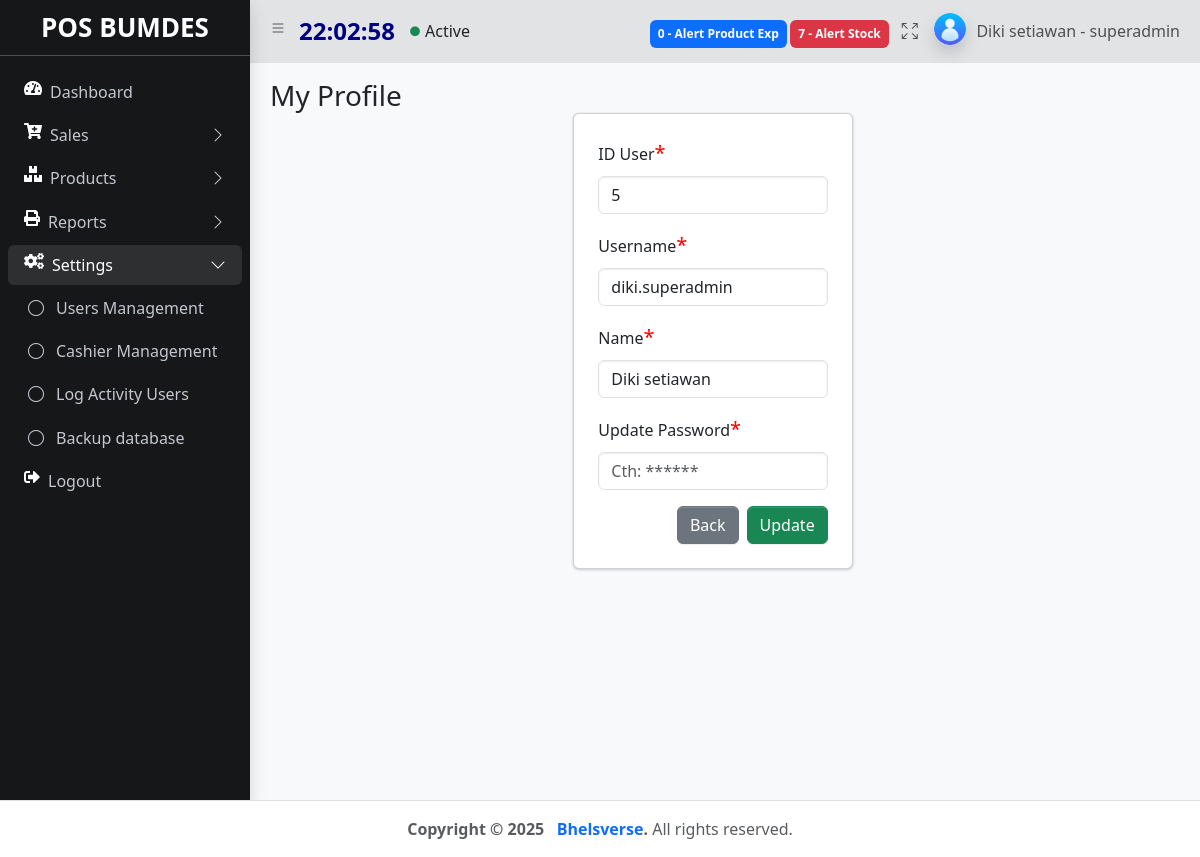
The page /index.php?&module=users&action=changePassword&id_user=5 (signed in) on the database its author committed.
### tables this page shows
CREATE TABLE `users` (
  `id_user` int(11) NOT NULL,
  `username` varchar(50) NOT NULL,
  `password` varchar(277) NOT NULL,
  `nama` varchar(50) NOT NULL,
  `role` varchar(10) NOT NULL,
  `create_at` timestamp NOT NULL DEFAULT current_timestamp(),
  `update_at` timestamp NOT NULL DEFAULT current_timestamp()
);

### module/users/changepassword.php (the view, shortened to what this page needs)
<?php
    $id_user =isset($_GET['id_user']) ? $_GET['id_user'] : false;
    $id="";
    $username ="";
    $nama ="";
    if($id_user){
        $sql = "SELECT id_user, username, nama FROM users WHERE id_user='$id_user'";
        $query = mysqli_query($koneksi, $sql);
        $item = mysqli_fetch_array($query);
        $id = $item['id_user'];
        $username = $item['username'];
        $nama = $item['nama'];
    }
?>
   <main class="app-main">
        <div class="app-content-header">
          <div class="container-fluid">
            <div class="row">
              <div class="col-sm-6"><h3 class="mb-0">My Profile </h3></div>
            </div>
          <div class="row ">
            <div class="row justify-content-center">
              <div class="col-4">
                <div class="card p-4 align-item-center">
                <form action="<?php echo BASE_URL . "module/users/action.php"; ?>" method="POST" enctype="multipart/form-data">
                    <div class="mb-3" >
                      <label for="id_user" class="form-label">ID User<span style="color: red; font-size:20px">*</span></label>
                      <input type="text" class="form-control" id="id_user" name="id_user" aria-describedby="id_user" placeholder="Cth: John do" value='<?= $id ?>' readonly autofocus>
                    </div>
                    <div class="mb-3">
                      <label for="username" class="form-label">Username<span style="color: red; font-size:20px">*</span></label>
                      <input type="text" class="form-control" id="username" name="username" aria-describedby="username" placeholder="Cth: John do" value='<?= $username ?>'>
                    </div>
                    <div class="mb-3">
                      <label for="nama" class="form-label">Name<span style="color: red; font-size:20px">*</span></label>
                      <input type="text" class="form-control" id="nama" name="nama" aria-describedby="nama" placeholder="Cth: John do" value='<?= $nama ?>' autofocus>
                    </div>
                    <div class="mb-3">
                      <label for="password" class="form-label">Update Password<span style="color: red; font-size:20px">*</span></label>
                      <input type="password" class="form-control" id="password"  name="password" aria-describedby="password" placeholder="Cth: ******"  required >
                    </div>
                    <div class="modal-footer">
                    <a href="<?= BASE_URL . "index.php?module=dashboard&action=index" ?>" class="btn btn-secondary me-2">Back</a>
                    <button type="submit" name="button" value="updatepassword" class="btn btn-success">Update</button>
                  </div>
                  </form>
                  </div>
                </div>
                </div>
              </div>
            </div>
          </div>
        </div>

### rows shown on the page
users: id_user "5", username "diki.superadmin", nama "Diki setiawan"

### other values the page prints
$notifalertexp "0"
$notifalert "7"
$nama "Diki setiawan"
$role "superadmin"
